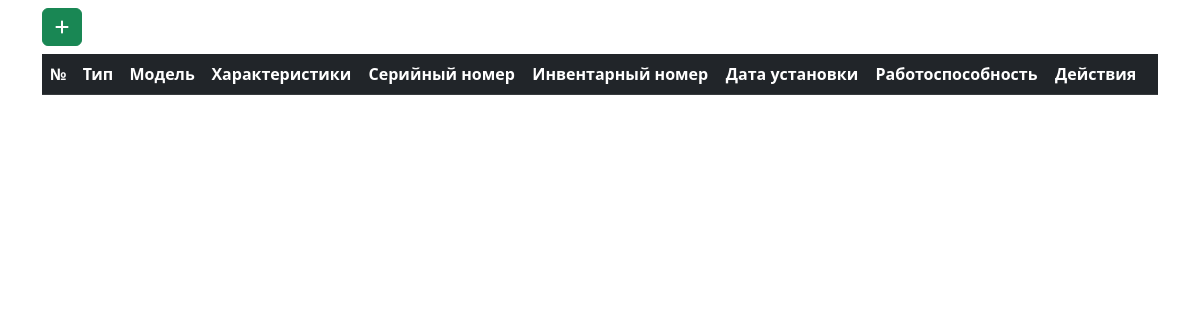
/, run on an earlier commit of the app's database.
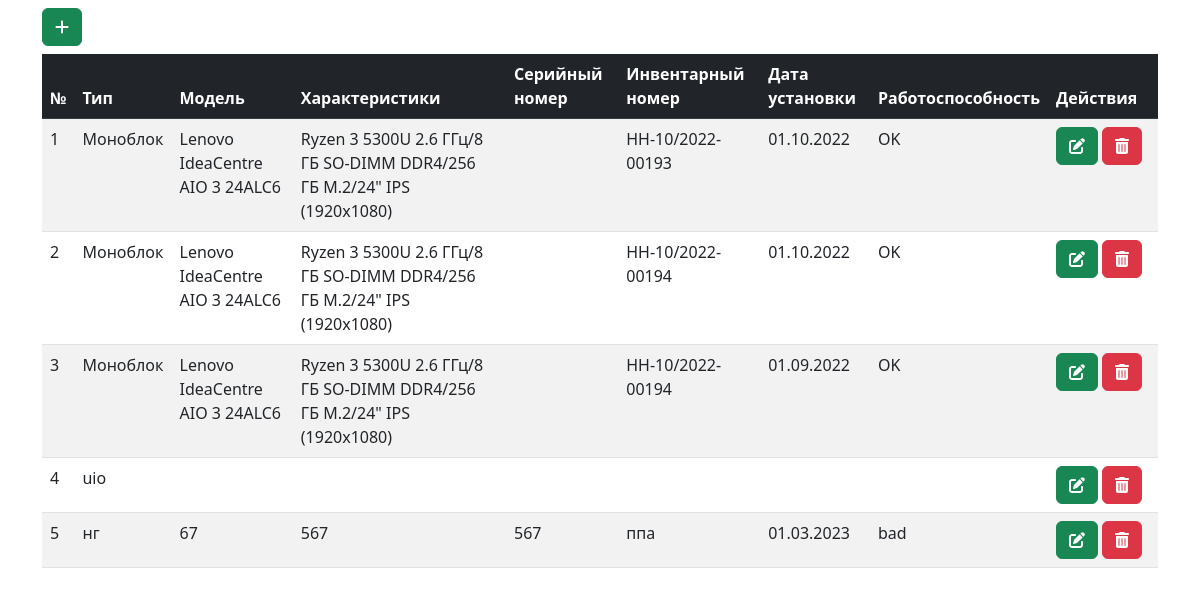
And on a later commit of the database.
### tables this page shows
CREATE TABLE "devices" (
	"id"	INTEGER,
	"type"	TEXT NOT NULL,
	"model"	TEXT NOT NULL,
	"specification"	TEXT,
	"sn"	TEXT,
	"inventory_number"	TEXT,
	"install_date"	NUMERIC,
	"workable"	TEXT,
	"is_deleted"	INTEGER DEFAULT 0,
	PRIMARY KEY("id" AUTOINCREMENT)
);

### foo.php (called while the page is built, shortened)
<?php
global $pdo;
$sql = $pdo->prepare("SELECT * FROM devices WHERE is_deleted = 0");
$sql->execute();
$result = $sql->fetchAll(PDO::FETCH_OBJ);

### index.php (the view, shortened to what this page needs)
<?php include 'foo.php' ?>
<!doctype html>
<html lang="en">
<head>
    <link href="https://cdn.jsdelivr.net/npm/bootstrap@5.2.3/dist/css/bootstrap.min.css" rel="stylesheet">
    <link rel="stylesheet" href="https://cdnjs.cloudflare.com/ajax/libs/font-awesome/6.3.0/css/all.min.css" />
</head>
<body>
<div class="container">
    <div class="row">
        <div class="col-12">
            <button class="btn btn-success mt-2" data-bs-toggle="modal" data-bs-target="#create">
                <i class="fa fa-plus"></i>
            </button>
            <table class="table table-striped table-hover mt-2">
                <thead class="table-dark">
                <th>№</th>
                <th>Тип</th>
                <th>Модель</th>
                <th>Характеристики</th>
                <th>Серийный номер</th>
                <th>Инвентарный номер</th>
                <th>Дата установки</th>
                <th>Работоспособность</th>
                <th style="min-width: 110px;">Действия</th>
                </thead>
                <tbody>
                <?php foreach ($result as $res) { ?>
                    <tr>
                        <td><?=$res->id ?></td>
                        <td><?=$res->type ?></td>
                        <td><?=$res->model ?></td>
                        <td><?=$res->specification ?></td>
                        <td><?=$res->sn ?></td>
                        <td><?=$res->inventory_number ?></td>
                        <td><?=$res->install_date ?></td>
                        <td><?=$res->workable ?></td>
                        <td>
                            <a href="?id=<?=$res->id ?>" class="btn btn-success"
                               data-bs-toggle="modal" data-bs-target="#edit<?=$res->id?>">
                                <i class="fa fa-edit"></i>
                            </a>
                            <a href="" class="btn btn-danger" data-bs-toggle="modal" data-bs-target="#delete<?=$res->id?>">
                                <i class="fa fa-trash-alt"></i>
                            </a>
                        </td>
                    </tr>
                <?php } ?>
                </tbody>
            </table>
        </div>
    </div>
</div>
</body>
</html>
</html>

What changed in the data, as far as the page shows it:
now on this page (row edited): devices: id "1", type "Моноблок", model "Lenovo IdeaCentre AIO 3 24ALC6", specification "Ryzen 3 5300U 2.6 ГГц/8 ГБ SO-DIMM DDR4/256 ГБ M.2/24\" IPS (1920x1080)", inventory_number "НН-10/2022-00193", install_date "01.10.2022", workable "OK"
now on this page (row edited): devices: id "2", type "Моноблок", model "Lenovo IdeaCentre AIO 3 24ALC6", specification "Ryzen 3 5300U 2.6 ГГц/8 ГБ SO-DIMM DDR4/256 ГБ M.2/24\" IPS (1920x1080)", inventory_number "НН-10/2022-00194", install_date "01.10.2022", workable "OK"
now on this page (row edited): devices: id "3", type "Моноблок", model "Lenovo IdeaCentre AIO 3 24ALC6", specification "Ryzen 3 5300U 2.6 ГГц/8 ГБ SO-DIMM DDR4/256 ГБ M.2/24\" IPS (1920x1080)", inventory_number "НН-10/2022-00194", install_date "01.09.2022", workable "OK"
added devices: id "4", type "uio"
added devices: id "5", type "нг", model "67", specification "567", sn "567", inventory_number "ппа", install_date "01.03.2023", workable "bad"
